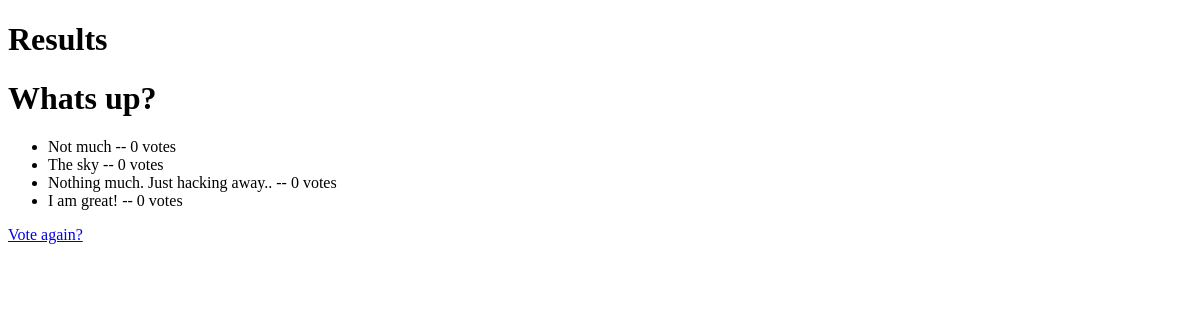
Before: /polls/1/results/ with the older database file.
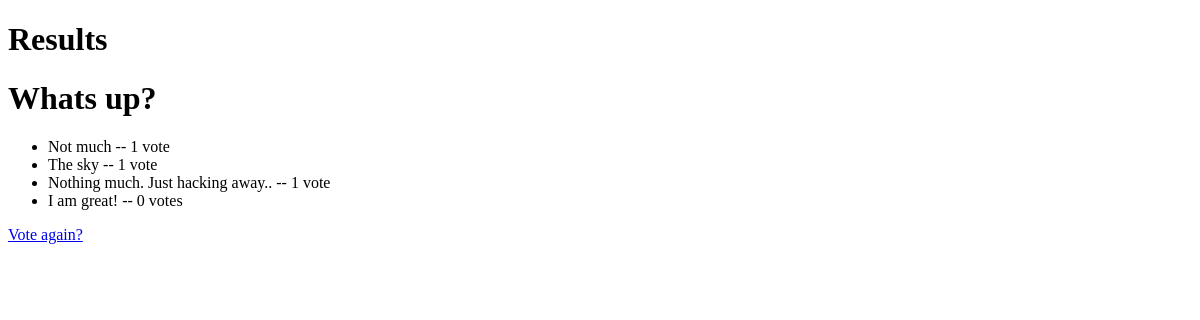
After: the same page with the newer database file.
### polls/models.py (models this page shows, shortened)
class Choice(models.Model):
    question = models.ForeignKey(Question, on_delete=models.CASCADE)
    choice_text = models.CharField(max_length=200)
    votes = models.IntegerField(default=0);

### polls/views.py (the view)
# urls.py: path('<int:pk>/results/', views.ResultsView.as_view(), name='results'),
class ResultsView(generic.DetailView):
    model = Question
    template_name = "polls/results.html"

### polls/templates/polls/results.html (shortened to what this page needs)
{% extends "polls/base.html" %}
{% block header %} Results {% endblock header %}
{% block content %}
    <h1>{{ question.question_text }}</h1>
    <ul>
    {% for choice in question.choice_set.all %}
        <li>{{ choice.choice_text }} -- {{ choice.votes }} vote{{ choice.votes|pluralize }}</li>
    {% endfor %}
    </ul>
    <a href="{% url 'polls:detail' question.id %}">Vote again?</a>
{% endblock content %}

Changed rows visible on the page:
changed Choice "Not much": votes "0" → "1"
changed Choice "The sky": votes "0" → "1"
changed Choice "Nothing much. Just hacking away..": votes "0" → "1"
